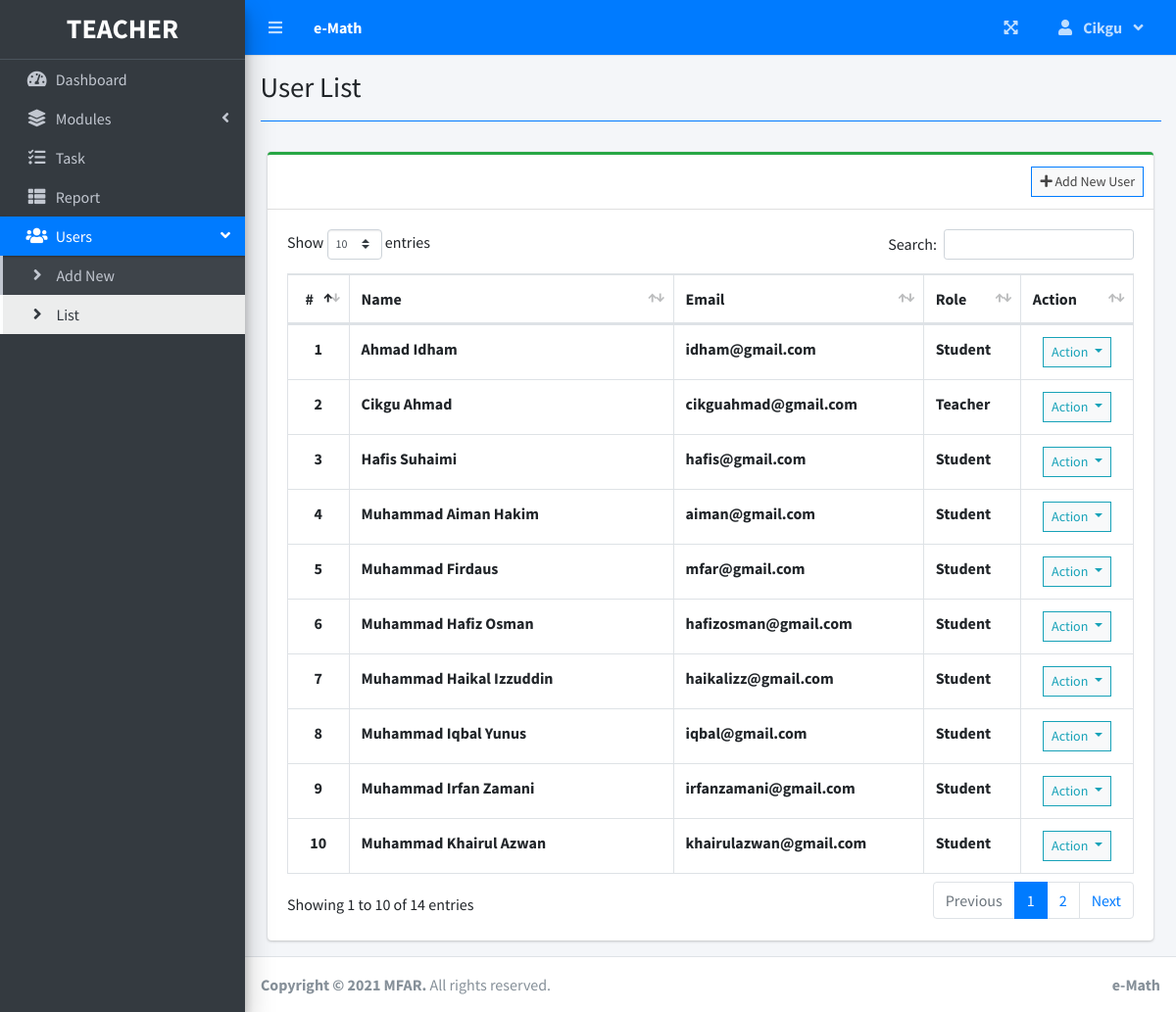
The page /index.php?page=user_list (signed in) on the database its author committed.
### tables this page shows
CREATE TABLE `users` (
  `id` int(30) NOT NULL,
  `firstname` varchar(200) NOT NULL,
  `lastname` varchar(200) NOT NULL,
  `email` varchar(200) NOT NULL,
  `password` text NOT NULL,
  `type` tinyint(1) NOT NULL DEFAULT 2 COMMENT '1 = teacher, 2 = student',
  `avatar` text NOT NULL DEFAULT 'no-image-available.png',
  `date_created` datetime NOT NULL DEFAULT current_timestamp()
);

### user_list.php (the view, shortened to what this page needs)
<?php include'db_connect.php' ?>
<div class="col-lg-12">
	<div class="card card-outline card-success">
		<div class="card-header">
			<div class="card-tools">
				<a class="btn btn-block btn-sm btn-default btn-flat border-primary" href="./index.php?page=new_user"><i class="fa fa-plus"></i> Add New User</a>
			</div>
		</div>
		<div class="card-body">
			<table class="table tabe-hover table-bordered" id="list">
				<thead>
					<tr>
						<th class="text-center">#</th>
						<th>Name</th>
						<th>Email</th>
						<th>Role</th>
						<th>Action</th>
					</tr>
				</thead>
				<tbody>
					<?php
					$i = 1;
					$type = array('',"Teacher","Student");
					$qry = $conn->query("SELECT *,concat(firstname,' ',lastname) as name FROM users order by concat(firstname,' ',lastname) asc");
					while($row= $qry->fetch_assoc()):
					?>
					<tr>
						<th class="text-center"><?php echo $i++ ?></th>
						<td><b><?php echo ucwords($row['name']) ?></b></td>
						<td><b><?php echo $row['email'] ?></b></td>
						<td><b><?php echo $type[$row['type']] ?></b></td>
						<td class="text-center">
							<button type="button" class="btn btn-default btn-sm btn-flat border-info wave-effect text-info dropdown-toggle" data-toggle="dropdown" aria-expanded="true">
		                      Action
		                    </button>
						</td>
					</tr>
				<?php endwhile; ?>
				</tbody>
			</table>
		</div>
	</div>
</div>

### rows shown on the page
users: name "Ahmad Idham", email "idham@gmail.com", type "Student"
users: name "Cikgu Ahmad", email "cikguahmad@gmail.com", type "Teacher"
users: name "Hafis Suhaimi", email "hafis@gmail.com", type "Student"
users: name "Muhammad Aiman Hakim", email "aiman@gmail.com", type "Student"
users: name "Muhammad Firdaus", email "mfar@gmail.com", type "Student"
users: name "Muhammad Hafiz Osman", email "hafizosman@gmail.com", type "Student"
users: name "Muhammad Haikal Izzuddin", email "haikalizz@gmail.com", type "Student"
users: name "Muhammad Iqbal Yunus", email "iqbal@gmail.com", type "Student"
users: name "Muhammad Irfan Zamani", email "irfanzamani@gmail.com", type "Student"
users: name "Muhammad Khairul Azwan", email "khairulazwan@gmail.com", type "Student"

### other values the page prints
$_SESSION['system']['name'] "e-Math"
$_SESSION['login_firstname'] "Cikgu"
$title "User List"
